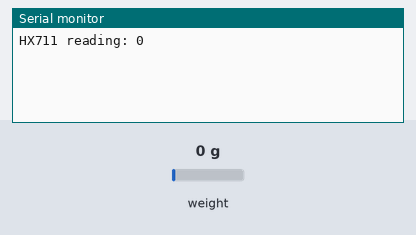
This sketch was run on a simulated Arduino Uno, built with avr-gcc and run on an emulated ATmega328P. Shown: the last lines printed to the serial monitor. Inputs (shaded band) come from the test bench; at power-on: weight on the scale 0 g.

Above: at 2.2 s.
2.3 s: weight on the scale set to 100 g
At 2.3 s:
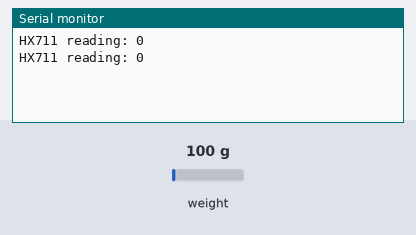
6.6 s: weight on the scale set to 1250 g
At 7.1 s:
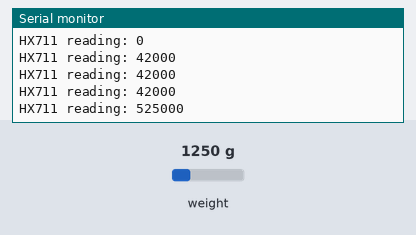
Timing chart, 0 to 9.6 s (numbered marks = the images above; inputs shaded):
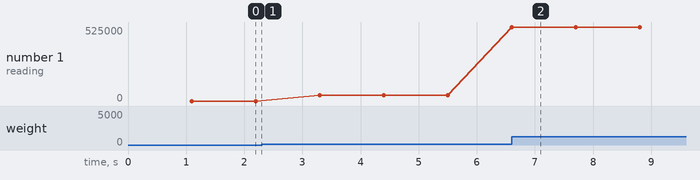

The sketch:

Strain_Gauge_Arduino_Code.ino
```cpp
#include "HX711.h"

// HX711 circuit wiring
const int LOADCELL_DOUT_PIN = 2;
const int LOADCELL_SCK_PIN = 3;

HX711 scale;

void setup() {

  Serial.begin(57600);
  delay(1000);

  scale.begin(LOADCELL_DOUT_PIN, LOADCELL_SCK_PIN);
}

void loop() {


  if (scale.is_ready()) {

    long reading = scale.read();

    Serial.print("HX711 reading: ");
    Serial.println(reading);

  } else {

    Serial.println("HX711 is NOT ready");

  }

  delay(1000);
}
```

Measured:
- after the input at 6.6 s, the serial monitor: prints a new line at once (image 2)
- plotted number 1: 0 → 42000 after the input at 2.3 s, 42000 → 525000 after the input at 6.6 s
